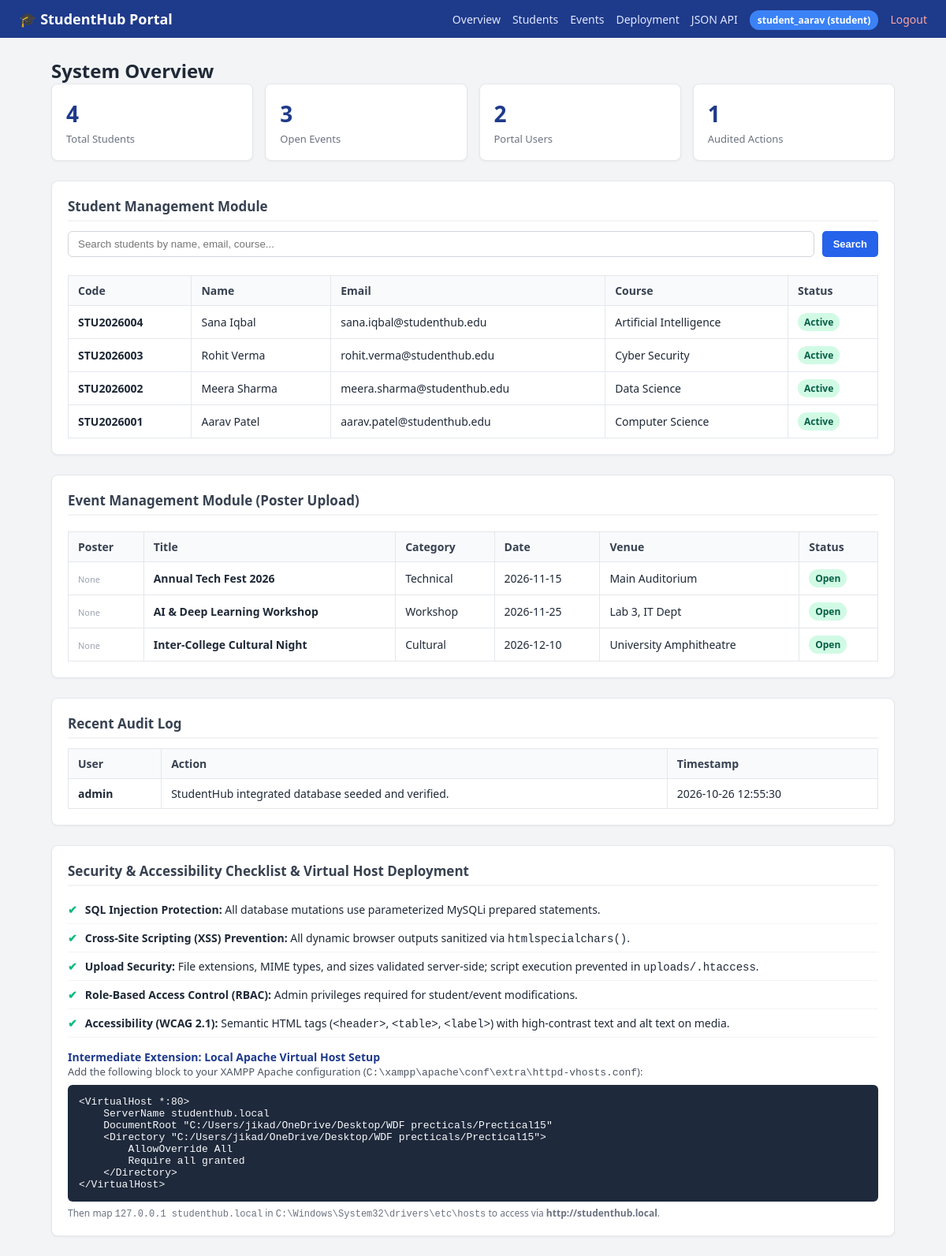
Page /index.php (signed in) on the committed database.
### tables this page shows
CREATE TABLE students (
    id INT AUTO_INCREMENT PRIMARY KEY,
    student_code VARCHAR(20) NOT NULL UNIQUE,
    name VARCHAR(100) NOT NULL,
    email VARCHAR(100) NOT NULL UNIQUE,
    course VARCHAR(60) NOT NULL,
    status ENUM('Active', 'Inactive', 'Deleted') NOT NULL DEFAULT 'Active',
    created_at TIMESTAMP DEFAULT CURRENT_TIMESTAMP
);

CREATE TABLE events (
    id INT AUTO_INCREMENT PRIMARY KEY,
    title VARCHAR(150) NOT NULL,
    category VARCHAR(50) NOT NULL,
    event_date DATE NOT NULL,
    venue VARCHAR(150) NOT NULL,
    poster VARCHAR(255) NULL,
    status ENUM('Open', 'Closed') DEFAULT 'Open',
    created_at TIMESTAMP DEFAULT CURRENT_TIMESTAMP
);

CREATE TABLE audit_logs (
    id INT AUTO_INCREMENT PRIMARY KEY,
    user VARCHAR(50) NOT NULL,
    action VARCHAR(255) NOT NULL,
    created_at TIMESTAMP DEFAULT CURRENT_TIMESTAMP
);

### index.php (the view, shortened to what this page needs)
<?php
require_once __DIR__ . '/db.php';
$current_user = $_SESSION['user'];
$current_role = $_SESSION['role'] ?? 'student';
$upload_dir = __DIR__ . '/uploads/';
$total_students = $conn->query("SELECT COUNT(*) as c FROM students")->fetch_assoc()['c'] ?? 0;
$total_events   = $conn->query("SELECT COUNT(*) as c FROM events WHERE status = 'Open'")->fetch_assoc()['c'] ?? 0;
$total_users    = $conn->query("SELECT COUNT(*) as c FROM users")->fetch_assoc()['c'] ?? 0;
$audit_count    = $conn->query("SELECT COUNT(*) as c FROM audit_logs")->fetch_assoc()['c'] ?? 0;
$search = trim($_GET['search'] ?? '');
if ($search !== '') {
    $search_safe = "%$search%";
    $stmt_stu = $conn->prepare("SELECT * FROM students WHERE name LIKE ? OR email LIKE ? OR course LIKE ? ORDER BY id DESC");
    $stmt_stu->bind_param("sss", $search_safe, $search_safe, $search_safe);
    $stmt_stu->execute();
    $students = $stmt_stu->get_result();
} else {
    $students = $conn->query("SELECT * FROM students ORDER BY id DESC");
}
$events = $conn->query("SELECT * FROM events ORDER BY event_date ASC");
$audit_logs = $conn->query("SELECT * FROM audit_logs ORDER BY id DESC LIMIT 5");
?>
<!DOCTYPE html>
<html lang="en">
<head>
    <link rel="stylesheet" href="style.css">
</head>
<body>
    <header class="navbar">
        <div class="nav-brand">🎓 StudentHub Portal</div>
        <ul class="nav-menu">
            <li><a href="#overview">Overview</a></li>
            <li><a href="#students-sec">Students</a></li>
            <li><a href="#events-sec">Events</a></li>
            <li><a href="#deployment-sec">Deployment</a></li>
            <li><a href="api.php" target="_blank">JSON API</a></li>
            <li><span class="user-badge"><?= htmlspecialchars($current_user) ?> (<?= htmlspecialchars($current_role) ?>)</span></li>
            <li><a href="logout.php" style="color: #fca5a5;">Logout</a></li>
        </ul>
    </header>
    <div class="container">
        <h2 id="overview" style="margin-top: 20px;">System Overview</h2>
        <div class="stats-grid">
            <div class="stat-card">
                <div class="val"><?= $total_students ?></div>
                <div class="label">Total Students</div>
            </div>
            <div class="stat-card">
                <div class="val"><?= $total_events ?></div>
                <div class="label">Open Events</div>
            </div>
            <div class="stat-card">
                <div class="val"><?= $total_users ?></div>
                <div class="label">Portal Users</div>
            </div>
            <div class="stat-card">
                <div class="val"><?= $audit_count ?></div>
                <div class="label">Audited Actions</div>
            </div>
        </div>
        <div class="card" id="students-sec">
            <h2>Student Management Module</h2>
            <form method="GET" style="display:flex; gap:10px; margin-bottom:15px;">
                <input type="text" name="search" placeholder="Search students by name, email, course..." value="<?= htmlspecialchars($search) ?>" style="flex:1; padding:8px 12px; border:1px solid #d1d5db; border-radius:6px;">
                <button type="submit" class="btn btn-primary">Search</button>
            </form>
            <div class="table-responsive">
                <table>
                    <thead>
                        <tr>
                            <th>Code</th>
                            <th>Name</th>
                            <th>Email</th>
                            <th>Course</th>
                            <th>Status</th>
                        </tr>
                    </thead>
                    <tbody>
                        <?php while ($s = $students->fetch_assoc()): ?>
                            <tr>
                                <td><strong><?= htmlspecialchars($s['student_code']) ?></strong></td>
                                <td><?= htmlspecialchars($s['name']) ?></td>
                                <td><?= htmlspecialchars($s['email']) ?></td>
                                <td><?= htmlspecialchars($s['course']) ?></td>
                                <td><span class="badge badge-<?= strtolower($s['status']) ?>"><?= htmlspecialchars($s['status']) ?></span></td>
                            </tr>
                        <?php endwhile; ?>
                    </tbody>
                </table>
            </div>
        </div>
        <div class="card" id="events-sec">
            <h2>Event Management Module (Poster Upload)</h2>
            <div class="table-responsive">
                <table>
                    <thead>
                        <tr>
                            <th>Poster</th>
                            <th>Title</th>
                            <th>Category</th>
                            <th>Date</th>
                            <th>Venue</th>
                            <th>Status</th>
                        </tr>
                    </thead>
                    <tbody>
                        <?php while ($ev = $events->fetch_assoc()): ?>
                            <tr>
                                <td>
                                    <?php if (!empty($ev['poster']) && file_exists($upload_dir . $ev['poster'])): ?>
                                        <a href="uploads/<?= htmlspecialchars($ev['poster']) ?>" target="_blank">
                                            <img src="uploads/<?= htmlspecialchars($ev['poster']) ?>" alt="Poster" style="width:40px; height:40px; object-fit:cover; border-radius:4px;">
                                        </a>
                                    <?php else: ?>
                                        <span style="font-size: 11px; color: #9ca3af;">None</span>
                                    <?php endif; ?>
                                </td>
                                <td><strong><?= htmlspecialchars($ev['title']) ?></strong></td>
                                <td><?= htmlspecialchars($ev['category']) ?></td>
                                <td><?= htmlspecialchars($ev['event_date']) ?></td>
                                <td><?= htmlspecialchars($ev['venue']) ?></td>
                                <td><span class="badge badge-<?= strtolower($ev['status']) ?>"><?= htmlspecialchars($ev['status']) ?></span></td>
                            </tr>
                        <?php endwhile; ?>
                    </tbody>
                </table>
            </div>
        </div>
        <div class="card">
            <h2>Recent Audit Log</h2>
            <table>
                <thead>
                    <tr>
                        <th>User</th>
                        <th>Action</th>
                        <th>Timestamp</th>
                    </tr>
                </thead>
                <tbody>
                    <?php while ($log = $audit_logs->fetch_assoc()): ?>
                        <tr>
                            <td><strong><?= htmlspecialchars($log['user']) ?></strong></td>
                            <td><?= htmlspecialchars($log['action']) ?></td>
                            <td><?= htmlspecialchars($log['created_at']) ?></td>
                        </tr>
                    <?php endwhile; ?>
                </tbody>
            </table>
        </div>
        <div class="card" id="deployment-sec">
            <h2>Security & Accessibility Checklist & Virtual Host Deployment</h2>
            <div class="checklist-item">
                <span class="check-icon">✔</span>
                <div><strong>SQL Injection Protection:</strong> All database mutations use parameterized MySQLi prepared statements.</div>
            </div>
            <div class="checklist-item">
                <span class="check-icon">✔</span>
                <div><strong>Cross-Site Scripting (XSS) Prevention:</strong> All dynamic browser outputs sanitized via <code>htmlspecialchars()</code>.</div>
            </div>
            <div class="checklist-item">
                <span class="check-icon">✔</span>
                <div><strong>Upload Security:</strong> File extensions, MIME types, and sizes validated server-side; script execution prevented in <code>uploads/.htaccess</code>.</div>
            </div>
            <div class="checklist-item">
                <span class="check-icon">✔</span>
                <div><strong>Role-Based Access Control (RBAC):</strong> Admin privileges required for student/event modifications.</div>
            </div>
            <div class="checklist-item">
                <span class="check-icon">✔</span>
                <div><strong>Accessibility (WCAG 2.1):</strong> Semantic HTML tags (<code>&lt;header&gt;</code>, <code>&lt;table&gt;</code>, <code>&lt;label&gt;</code>) with high-contrast text and alt text on media.</div>
            </div>
            <h3 style="font-size: 14px; margin-top: 15px; color: #1e3a8a;">Intermediate Extension: Local Apache Virtual Host Setup</h3>
            <p style="font-size: 13px; color: #4b5563;">Add the following block to your XAMPP Apache configuration (<code>C:\xampp\apache\conf\extra\httpd-vhosts.conf</code>):</p>
            <pre class="code-box">&lt;VirtualHost *:80&gt;
    ServerName studenthub.local
    DocumentRoot "C:/Users/jikad/OneDrive/Desktop/WDF precticals/Prectical15"
    &lt;Directory "C:/Users/jikad/OneDrive/Desktop/WDF precticals/Prectical15"&gt;
        AllowOverride All
        Require all granted
    &lt;/Directory&gt;
&lt;/VirtualHost&gt;</pre>
            <p style="font-size: 12px; color: #6b7280; margin-top: 6px;">
                Then map <code>127.0.0.1 studenthub.local</code> in <code>C:\Windows\System32\drivers\etc\hosts</code> to access via <strong>http://studenthub.local</strong>.
            </p>
        </div>
    </div>
</body>
</html>

### style.css (style rules this page uses)
* { box-sizing: border-box; margin: 0; padding: 0; }
body { font-family: 'Segoe UI', Tahoma, Geneva, Verdana, sans-serif; background-color: #f3f4f6; color: #1f2937; }
.navbar { background: #1e3a8a; color: #fff; padding: 12px 24px; display: flex; justify-content: space-between; align-items: center; flex-wrap: wrap; gap: 12px; }
.nav-brand { font-size: 18px; font-weight: 700; }
.nav-menu { display: flex; gap: 15px; list-style: none; align-items: center; }
.nav-menu a { color: #e0e7ff; text-decoration: none; font-size: 14px; font-weight: 500; }
.user-badge { background: #3b82f6; padding: 4px 10px; border-radius: 12px; font-size: 12px; font-weight: 600; }
.container { max-width: 1100px; margin: 25px auto; padding: 0 15px; }
.stats-grid { display: grid; grid-template-columns: repeat(auto-fit, minmax(220px, 1fr)); gap: 15px; margin-bottom: 25px; }
.stat-card { background: #ffffff; border: 1px solid #e5e7eb; border-radius: 8px; padding: 18px; box-shadow: 0 1px 3px rgba(0,0,0,0.05); }
.stat-card .val { font-size: 28px; font-weight: 700; color: #1e3a8a; }
.stat-card .label { font-size: 13px; color: #6b7280; margin-top: 4px; }
.card { background: #ffffff; border: 1px solid #e5e7eb; border-radius: 8px; padding: 20px; margin-bottom: 25px; box-shadow: 0 1px 3px rgba(0,0,0,0.05); }
.card h2 { font-size: 17px; color: #374151; margin-bottom: 12px; border-bottom: 2px solid #f3f4f6; padding-bottom: 6px; }
.btn { display: inline-block; padding: 6px 14px; font-size: 13px; font-weight: 600; border-radius: 5px; border: none; cursor: pointer; text-decoration: none; text-align: center; }
.btn-primary { background: #2563eb; color: #fff; }
.table-responsive { overflow-x: auto; }
table { width: 100%; border-collapse: collapse; font-size: 14px; margin-top: 8px; }
th, td { padding: 9px 12px; border: 1px solid #e5e7eb; text-align: left; }
th { background-color: #f9fafb; font-weight: 600; color: #374151; }
.badge { padding: 3px 8px; font-size: 12px; font-weight: 600; border-radius: 12px; display: inline-block; }
.badge-active, .badge-open { background: #d1fae5; color: #065f46; }
.checklist-item { display: flex; align-items: center; gap: 10px; padding: 8px 0; border-bottom: 1px solid #f3f4f6; font-size: 14px; }
.check-icon { color: #10b981; font-weight: bold; }
pre.code-box { background: #1e293b; color: #f8fafc; padding: 14px; border-radius: 6px; font-size: 13px; overflow-x: auto; font-family: Consolas, monospace; margin-top: 8px; }

### rows in the picture
students: student_code "STU2026004", name "Sana Iqbal", email "sana.iqbal@studenthub.edu", course "Artificial Intelligence", status "Active"
students: student_code "STU2026003", name "Rohit Verma", email "rohit.verma@studenthub.edu", course "Cyber Security", status "Active"
students: student_code "STU2026002", name "Meera Sharma", email "meera.sharma@studenthub.edu", course "Data Science", status "Active"
students: student_code "STU2026001", name "Aarav Patel", email "aarav.patel@studenthub.edu", course "Computer Science", status "Active"
events: shows "None", title "Annual Tech Fest 2026", category "Technical", event_date "2026-11-15", venue "Main Auditorium", status "Open"
events: shows "None", title "AI & Deep Learning Workshop", category "Workshop", event_date "2026-11-25", venue "Lab 3, IT Dept", status "Open"
events: shows "None", title "Inter-College Cultural Night", category "Cultural", event_date "2026-12-10", venue "University Amphitheatre", status "Open"
audit_logs: user "admin", action "StudentHub integrated database seeded and verified.", created_at "2026-10-26 12:55:30"

### other values in the picture
$current_user "student_aarav"
$current_role "student"
$total_students "4"
$total_events "3"
$total_users "2"
$audit_count "1"
